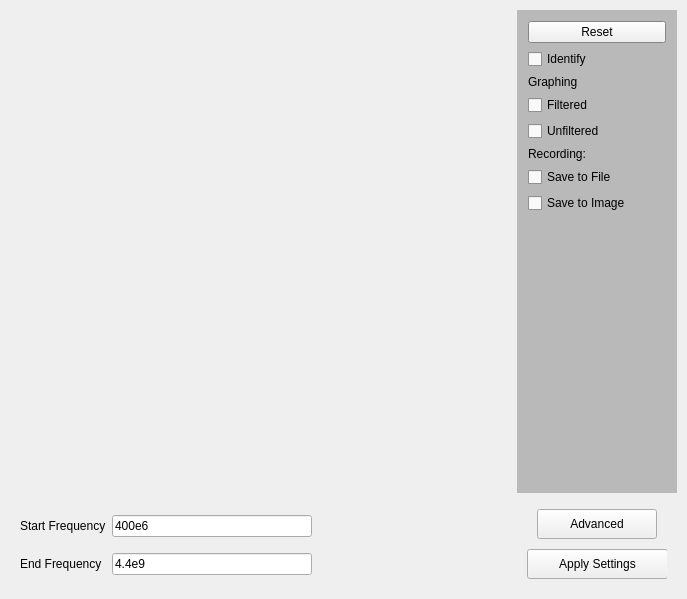
<?xml version="1.0" encoding="UTF-8"?>
<ui version="4.0">
 <class>MainWindow</class>
 <widget class="QMainWindow" name="MainWindow">
  <property name="geometry">
   <rect>
    <x>0</x>
    <y>0</y>
    <width>687</width>
    <height>599</height>
   </rect>
  </property>
  <property name="windowTitle">
   <string>SDR Client</string>
  </property>
  <widget class="QWidget" name="centralWidget">
   <layout class="QVBoxLayout" name="verticalLayout">
    <property name="sizeConstraint">
     <enum>QLayout::SetDefaultConstraint</enum>
    </property>
    <property name="leftMargin">
     <number>10</number>
    </property>
    <property name="topMargin">
     <number>10</number>
    </property>
    <property name="rightMargin">
     <number>10</number>
    </property>
    <property name="bottomMargin">
     <number>10</number>
    </property>
    <item>
     <widget class="QWidget" name="HWidget" native="true">
      <layout class="QHBoxLayout" name="horizontalLayout">
       <property name="leftMargin">
        <number>0</number>
       </property>
       <property name="topMargin">
        <number>0</number>
       </property>
       <property name="rightMargin">
        <number>0</number>
       </property>
       <property name="bottomMargin">
        <number>0</number>
       </property>
       <item>
        <widget class="QCustomPlot" name="graph" native="true">
         <property name="sizePolicy">
          <sizepolicy hsizetype="Expanding" vsizetype="Expanding">
           <horstretch>0</horstretch>
           <verstretch>0</verstretch>
          </sizepolicy>
         </property>
         <property name="minimumSize">
          <size>
           <width>500</width>
           <height>300</height>
          </size>
         </property>
        </widget>
       </item>
       <item>
        <widget class="QWidget" name="hidden" native="true">
         <property name="sizePolicy">
          <sizepolicy hsizetype="Maximum" vsizetype="Preferred">
           <horstretch>0</horstretch>
           <verstretch>0</verstretch>
          </sizepolicy>
         </property>
         <property name="minimumSize">
          <size>
           <width>0</width>
           <height>0</height>
          </size>
         </property>
         <property name="maximumSize">
          <size>
           <width>160</width>
           <height>16777215</height>
          </size>
         </property>
         <property name="palette">
          <palette>
           <active>
            <colorrole role="Base">
             <brush brushstyle="SolidPattern">
              <color alpha="255">
               <red>249</red>
               <green>249</green>
               <blue>249</blue>
              </color>
             </brush>
            </colorrole>
            <colorrole role="Window">
             <brush brushstyle="SolidPattern">
              <color alpha="255">
               <red>185</red>
               <green>185</green>
               <blue>185</blue>
              </color>
             </brush>
            </colorrole>
           </active>
           <inactive>
            <colorrole role="Base">
             <brush brushstyle="SolidPattern">
              <color alpha="255">
               <red>249</red>
               <green>249</green>
               <blue>249</blue>
              </color>
             </brush>
            </colorrole>
            <colorrole role="Window">
             <brush brushstyle="SolidPattern">
              <color alpha="255">
               <red>185</red>
               <green>185</green>
               <blue>185</blue>
              </color>
             </brush>
            </colorrole>
           </inactive>
           <disabled>
            <colorrole role="Base">
             <brush brushstyle="SolidPattern">
              <color alpha="255">
               <red>185</red>
               <green>185</green>
               <blue>185</blue>
              </color>
             </brush>
            </colorrole>
            <colorrole role="Window">
             <brush brushstyle="SolidPattern">
              <color alpha="255">
               <red>185</red>
               <green>185</green>
               <blue>185</blue>
              </color>
             </brush>
            </colorrole>
           </disabled>
          </palette>
         </property>
         <property name="acceptDrops">
          <bool>false</bool>
         </property>
         <property name="autoFillBackground">
          <bool>true</bool>
         </property>
         <layout class="QFormLayout" name="formLayout">
          <property name="fieldGrowthPolicy">
           <enum>QFormLayout::AllNonFixedFieldsGrow</enum>
          </property>
          <item row="0" column="0" colspan="2">
           <widget class="QPushButton" name="reset">
            <property name="text">
             <string>Reset</string>
            </property>
           </widget>
          </item>
          <item row="1" column="0">
           <widget class="QCheckBox" name="iden">
            <property name="sizePolicy">
             <sizepolicy hsizetype="Expanding" vsizetype="Fixed">
              <horstretch>0</horstretch>
              <verstretch>0</verstretch>
             </sizepolicy>
            </property>
            <property name="minimumSize">
             <size>
              <width>128</width>
              <height>0</height>
             </size>
            </property>
            <property name="text">
             <string>Identify</string>
            </property>
           </widget>
          </item>
          <item row="3" column="0">
           <widget class="QCheckBox" name="filter">
            <property name="minimumSize">
             <size>
              <width>0</width>
              <height>0</height>
             </size>
            </property>
            <property name="text">
             <string>Filtered</string>
            </property>
           </widget>
          </item>
          <item row="4" column="0">
           <widget class="QCheckBox" name="unfilter">
            <property name="text">
             <string>Unfiltered</string>
            </property>
           </widget>
          </item>
          <item row="6" column="0">
           <widget class="QCheckBox" name="filebool">
            <property name="text">
             <string>Save to File</string>
            </property>
           </widget>
          </item>
          <item row="7" column="0">
           <widget class="QCheckBox" name="imageBool">
            <property name="sizePolicy">
             <sizepolicy hsizetype="Minimum" vsizetype="Fixed">
              <horstretch>0</horstretch>
              <verstretch>0</verstretch>
             </sizepolicy>
            </property>
            <property name="minimumSize">
             <size>
              <width>140</width>
              <height>0</height>
             </size>
            </property>
            <property name="text">
             <string>Save to Image</string>
            </property>
           </widget>
          </item>
          <item row="2" column="0">
           <widget class="QLabel" name="label_3">
            <property name="text">
             <string>Graphing</string>
            </property>
           </widget>
          </item>
          <item row="5" column="0">
           <widget class="QLabel" name="label_4">
            <property name="text">
             <string>Recording:</string>
            </property>
           </widget>
          </item>
         </layout>
        </widget>
       </item>
      </layout>
     </widget>
    </item>
    <item>
     <widget class="QWidget" name="MainUI" native="true">
      <property name="sizePolicy">
       <sizepolicy hsizetype="Expanding" vsizetype="Maximum">
        <horstretch>0</horstretch>
        <verstretch>0</verstretch>
       </sizepolicy>
      </property>
      <property name="maximumSize">
       <size>
        <width>16777215</width>
        <height>100</height>
       </size>
      </property>
      <property name="autoFillBackground">
       <bool>true</bool>
      </property>
      <layout class="QGridLayout" name="gridLayout_2">
       <property name="leftMargin">
        <number>10</number>
       </property>
       <property name="topMargin">
        <number>10</number>
       </property>
       <property name="rightMargin">
        <number>10</number>
       </property>
       <property name="bottomMargin">
        <number>10</number>
       </property>
       <item row="1" column="0">
        <widget class="QLabel" name="label_2">
         <property name="sizePolicy">
          <sizepolicy hsizetype="Fixed" vsizetype="Fixed">
           <horstretch>0</horstretch>
           <verstretch>0</verstretch>
          </sizepolicy>
         </property>
         <property name="text">
          <string>End Frequency</string>
         </property>
        </widget>
       </item>
       <item row="1" column="2">
        <spacer name="horizontalSpacer_2">
         <property name="orientation">
          <enum>Qt::Horizontal</enum>
         </property>
         <property name="sizeType">
          <enum>QSizePolicy::Expanding</enum>
         </property>
         <property name="sizeHint" stdset="0">
          <size>
           <width>247</width>
           <height>20</height>
          </size>
         </property>
        </spacer>
       </item>
       <item row="0" column="2">
        <spacer name="horizontalSpacer">
         <property name="orientation">
          <enum>Qt::Horizontal</enum>
         </property>
         <property name="sizeType">
          <enum>QSizePolicy::Expanding</enum>
         </property>
         <property name="sizeHint" stdset="0">
          <size>
           <width>0</width>
           <height>20</height>
          </size>
         </property>
        </spacer>
       </item>
       <item row="0" column="1">
        <widget class="QLineEdit" name="startFreq">
         <property name="sizePolicy">
          <sizepolicy hsizetype="Fixed" vsizetype="Fixed">
           <horstretch>0</horstretch>
           <verstretch>0</verstretch>
          </sizepolicy>
         </property>
         <property name="minimumSize">
          <size>
           <width>200</width>
           <height>0</height>
          </size>
         </property>
         <property name="maximumSize">
          <size>
           <width>200</width>
           <height>16777215</height>
          </size>
         </property>
         <property name="text">
          <string>400e6</string>
         </property>
        </widget>
       </item>
       <item row="0" column="0">
        <widget class="QLabel" name="label">
         <property name="sizePolicy">
          <sizepolicy hsizetype="Fixed" vsizetype="Fixed">
           <horstretch>0</horstretch>
           <verstretch>0</verstretch>
          </sizepolicy>
         </property>
         <property name="text">
          <string>Start Frequency</string>
         </property>
        </widget>
       </item>
       <item row="1" column="1">
        <widget class="QLineEdit" name="endFreq">
         <property name="sizePolicy">
          <sizepolicy hsizetype="Fixed" vsizetype="Fixed">
           <horstretch>0</horstretch>
           <verstretch>0</verstretch>
          </sizepolicy>
         </property>
         <property name="minimumSize">
          <size>
           <width>200</width>
           <height>0</height>
          </size>
         </property>
         <property name="maximumSize">
          <size>
           <width>200</width>
           <height>16777215</height>
          </size>
         </property>
         <property name="text">
          <string>4.4e9</string>
         </property>
        </widget>
       </item>
       <item row="0" column="3" rowspan="2">
        <widget class="QWidget" name="ApplyButtons" native="true">
         <property name="sizePolicy">
          <sizepolicy hsizetype="Fixed" vsizetype="Preferred">
           <horstretch>0</horstretch>
           <verstretch>0</verstretch>
          </sizepolicy>
         </property>
         <property name="minimumSize">
          <size>
           <width>140</width>
           <height>70</height>
          </size>
         </property>
         <property name="maximumSize">
          <size>
           <width>140</width>
           <height>16777215</height>
          </size>
         </property>
         <widget class="QPushButton" name="expand">
          <property name="geometry">
           <rect>
            <x>10</x>
            <y>0</y>
            <width>120</width>
            <height>30</height>
           </rect>
          </property>
          <property name="sizePolicy">
           <sizepolicy hsizetype="Fixed" vsizetype="Fixed">
            <horstretch>0</horstretch>
            <verstretch>0</verstretch>
           </sizepolicy>
          </property>
          <property name="maximumSize">
           <size>
            <width>120</width>
            <height>16777215</height>
           </size>
          </property>
          <property name="text">
           <string>Advanced</string>
          </property>
          <property name="checkable">
           <bool>true</bool>
          </property>
          <property name="checked">
           <bool>false</bool>
          </property>
         </widget>
         <widget class="QPushButton" name="apply">
          <property name="geometry">
           <rect>
            <x>0</x>
            <y>40</y>
            <width>141</width>
            <height>30</height>
           </rect>
          </property>
          <property name="maximumSize">
           <size>
            <width>150</width>
            <height>16777215</height>
           </size>
          </property>
          <property name="text">
           <string>Apply Settings</string>
          </property>
         </widget>
        </widget>
       </item>
      </layout>
     </widget>
    </item>
   </layout>
  </widget>
 </widget>
 <layoutdefault spacing="6" margin="11"/>
 <customwidgets>
  <customwidget>
   <class>QCustomPlot</class>
   <extends>QWidget</extends>
   <header>qcustomplot.h</header>
   <container>1</container>
  </customwidget>
 </customwidgets>
 <resources/>
 <connections/>
</ui>
